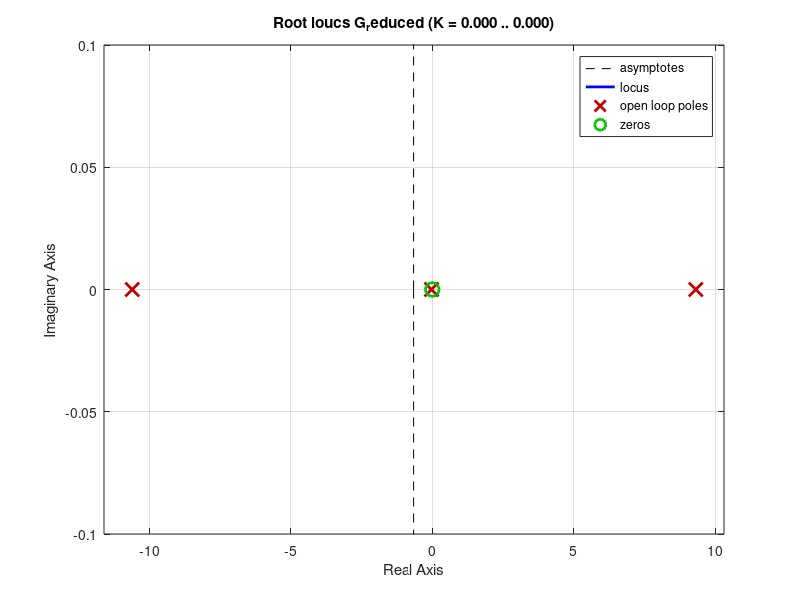

Here is the MATLAB script that generated this plot:
% Cubli model parameters
T_m=0.005;
K=0.5;
J_w=0.601e-3;
J_f=2.8e-3;
B_w=17.03e-6;
B_f=6.08e-3;
m_w=0.222;
m_f=0.354;
g=9.82;
l_w=0.093;
l_f=0.076;

% Transfer function of the system
s=tf('s');
G=(-J_w*s^2)/((J_w*s^2+B_w*s)*((J_f+m_w*l_w^2)*s^2+B_f*s-(m_w*l_w+m_f*l_f)*g+((B_w*J_w*s^3)/(J_w*s^2+B_w*s))));
G_reduced=minreal(G);   % Equal poles and zeros cancelled each other

% Analysis in the s-domain
rlocus(G_reduced);

